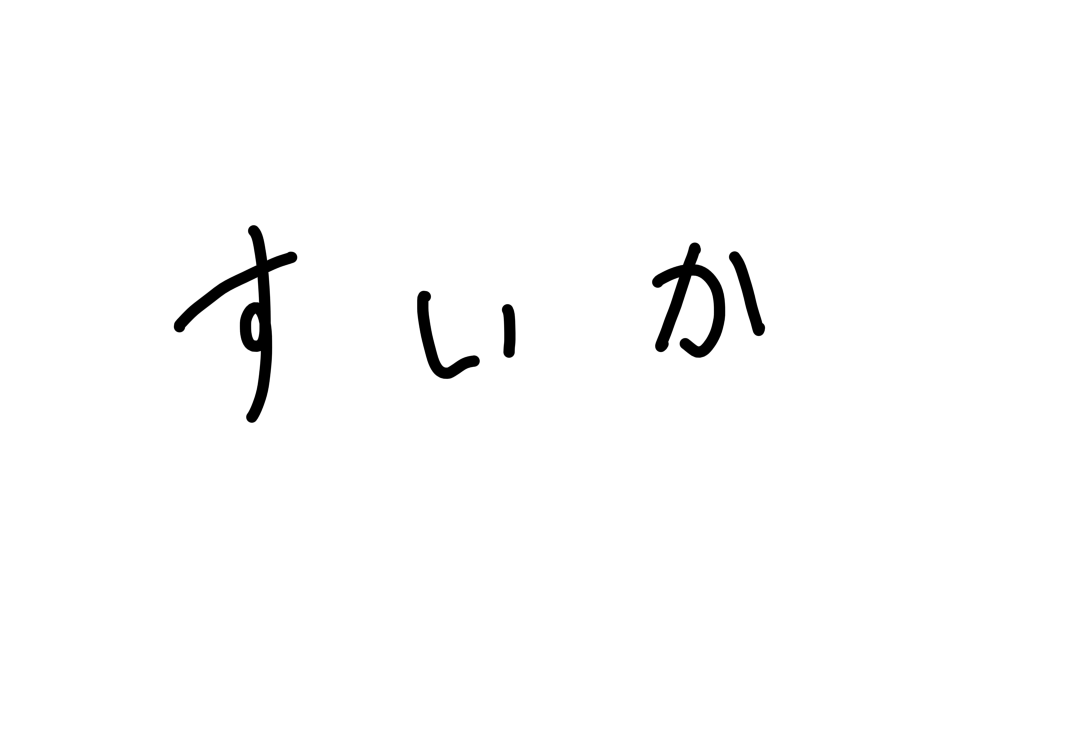
#> input picture pictures/watermelon.png, 2160 x 1490 px, found by its file name (shown at 1/2 size)
$ jupyter execute --allow-errors Japanese_handwritten_text_detection_horizontal_vertical.ipynb
#> lines starting #> are read from the running program, lines starting #| are printed output that depends on the picture; after the words box and inside, x2 and y2 are one past the last pixel; in counts of white or black regions, pixels touching at a corner belong together
<a href="https://colab.research.google.com/github/beatlesatani/OCR_project/blob/main/Japanese_handwritten_text_detection_horizontal_vertical.ipynb" target="_parent"></a>

[cell 1]
#### 1.import ####

import os
import cv2
import numpy as np
from imutils import contours
import matplotlib.pyplot as plt
import glob
from natsort import natsorted
from google.colab import drive
drive.mount('/content/gdrive')

#### ２．set up pictures ####
input_file = "/content/gdrive/MyDrive/pictures/watermelon.png"


# 膨張処理の設定
#【横書き】大まかな文字領域の検出（ブロック検出）のための膨張処理（カーネルサイズ・膨張処理回数）の設定
block_kernel_hight = 5  # カーネルの縦の高さ
block_kernel_width = 5  # カーネルの横の幅
block_iterations = 4    # 膨張処理回数

# 輪郭のカット設定
# ブロック検出：文字領域検出した輪郭の「横幅」が、以下の範囲なら輪郭を残す
block_horizontal_height_minimum = 5  # 最小値（ピクセル）
block_horizontal_height_max = 1000   # 最大値（ピクセル）

# ブロック検出：文字領域検出した輪郭の「縦の高さ」が、以下の範囲なら輪郭を残す
block_vertical_height_minimum = 5  # 最小値（ピクセル）
block_vertical_height_max = 1000   # 最大値（ピクセル）


####  ４．大まかな文字領域の検出（ブロック検出） ####
# 画像から、ブロック検出をおこないます
# 「block_ROI_img〜.png」（ブロック検出画像）を作成します
# 「block_text-detection.png」（ブロック検出の結果を、元の画像に描画した画像）を作成します


# Process for detecting and extracting character regions from images
def block_contours (OCR_input_file):
  img = cv2.imread(OCR_input_file)
#> img is the input picture: shape (1490, 2160, 3); min 0, max 255, mean 251.7
  width = 450
  height = 350
  img = cv2.resize(img, (width, height))
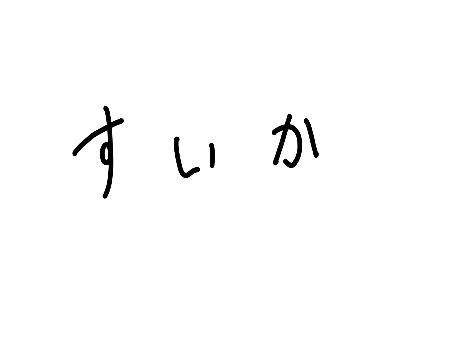
#> img: shape (350, 450, 3); min 0, max 255, mean 251.7

  # convert image to monochrome gray picture
  img_gray = cv2.cvtColor(img, cv2.COLOR_BGR2GRAY)

  # convert to monochrome image
  retval, img_binary = cv2.threshold(img_gray, 0, 255, cv2.THRESH_BINARY_INV + cv2.THRESH_OTSU)
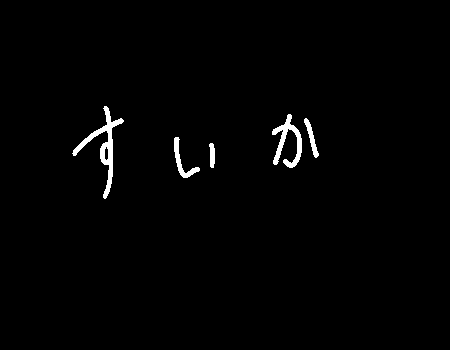
#> img_binary: shape (350, 450); 1.3% white; 5 white regions, box (x1, y1, x2, y2) and area: (72, 106, 124, 199) 851, (272, 114, 302, 168) 597, (174, 137, 200, 178) 278, (304, 118, 319, 158) 193, (209, 143, 215, 168) 117
#> retval = 130

  # 白部分の膨張処理（Dilation）：モルフォロジー変換 - 2値画像を対象
  kernel = np.ones((block_kernel_hight, block_kernel_width),np.uint8) # カーネル（構造的要素）：全要素の値が1の縦横が任意のピクセルのカーネル
  img_dilation = cv2.dilate(img_binary,kernel,iterations = block_iterations)
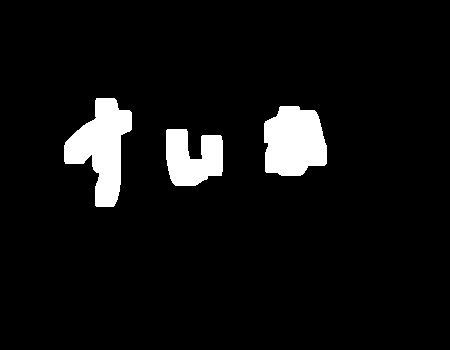
#> img_dilation: shape (350, 450); 6.4% white; 3 white regions, box (x1, y1, x2, y2) and area: (64, 98, 132, 207) 3973, (264, 106, 327, 176) 3608, (166, 129, 223, 186) 2431

  print('\n【Binarization】')

  # 膨張処理後の2値化画像の表示
  plt.imshow(cv2.cvtColor(img_dilation, cv2.COLOR_BGR2RGB))
  plt.show()


  # detect contour
  #cnts: coordinates of contour,  hierarchy: how to detect contour
  #cv2.RETR_EXTERNAL：return the most external contour.
  #cv2.CHAIN_APPROX_SIMPLE : do not contain all pointns on the contour to reduce data size.leaves only their end points.

  cnts, hierarchy = cv2.findContours(img_dilation, cv2.RETR_EXTERNAL, cv2.CHAIN_APPROX_SIMPLE)
#> cnts = 3 contours; box (x1, y1, x2, y2) and area: (64, 98, 132, 207) 3817, (264, 106, 327, 176) 3494, (166, 129, 223, 186) 2307
  cnts, hierarchy = contours.sort_contours(cnts, method='left-to-right')


  # first setting of ROI
  block_ROI_index = 0

  # convert contour coordinates to the list
  result = []
  for contour in cnts:
    x, y, w, h = cv2.boundingRect(contour)
    # remove too large area / too small area
    if not block_vertical_height_minimum < w < block_vertical_height_max:
      continue
    if not block_horizontal_height_minimum < h < block_horizontal_height_max:
      continue

    x_fix = x-15
    y_fix = y-18
    w_fix = w+40
    h_fix = h+40

    # extract  (capture rectangle and each image is in the rectangle)
    block_ROI = img[y_fix:y_fix+h_fix, x_fix:x_fix+w_fix]
    cv2.imwrite('block_ROI_img{}.png'.format(block_ROI_index), block_ROI)
    block_ROI_index += 1

    #result.append([x, y, w, h])
    result.append([x_fix,y_fix,w_fix,h_fix])
#> this loop made 3 passes
#> (x, y, w, h, x_fix, y_fix, w_fix, h_fix) on passes 1 to 3: (64, 98, 68, 109, 49, 80, 108, 149), (166, 129, 57, 57, 151, 111, 97, 97), (264, 106, 63, 70, 249, 88, 103, 110)
#> pass 1, in block_contours, `block_ROI = img[y_fix:y_fix+h_fix, x_fix:x_fix+w_fix]`:
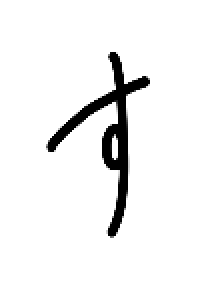
#> block_ROI: shape (149, 108, 3) (shown 2 times larger); min 0, max 255, mean 241.4
#> pass 2, in block_contours, `block_ROI = img[y_fix:y_fix+h_fix, x_fix:x_fix+w_fix]`:
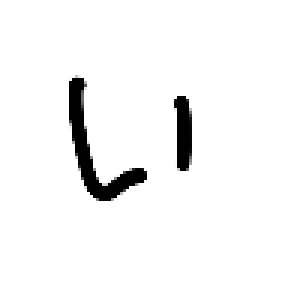
#> block_ROI: shape (97, 97, 3) (shown 3 times larger); min 0, max 255, mean 244.3
#> pass 3, in block_contours, `block_ROI = img[y_fix:y_fix+h_fix, x_fix:x_fix+w_fix]`:
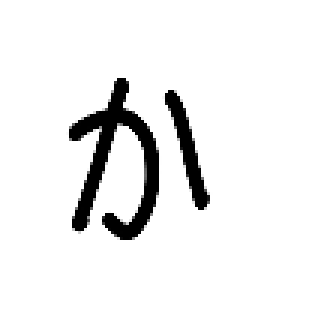
#> block_ROI: shape (110, 103, 3) (shown 3 times larger); min 0, max 255, mean 237.3
#> after the loop, block_ROI_index = 3; result = [[49, 80, 108, 149], [151, 111, 97, 97], [249, 88, 103, 110]]


  # 画面に矩形の輪郭を描画 （描画機能）
  for x, y, w, h in result:
      cv2.rectangle(img, (x, y), (x+w, y+h), (100, 255, 100), 3)
#> this loop made 3 passes
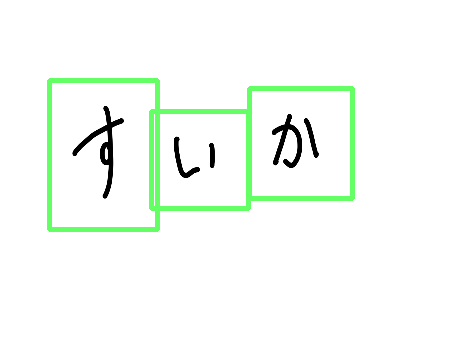
#> img: shape (350, 450, 3); 3.93% of pixels changed, all inside (x1, y1, x2, y2) = (47, 78, 355, 232)


  # 解説用のコメント（文字領域の輪郭検出・抽出）
  print('\n【Text detection・Contours】')

  # 文字領域の輪郭検出・抽出結果の表示
  plt.imshow(cv2.cvtColor(img, cv2.COLOR_BGR2RGB))
  plt.savefig('block_text-detection.png', dpi=300)
  plt.show()


## 大まかな文字領域の検出（ブロック検出）の関数（block_contours）の実行
block_contours (input_file)

# New Section

[cell 2]
import tensorflow as tf
from tensorflow.keras.models import load_model

# Specify the path to the SavedModel directory
saved_model_path = "/content/gdrive/MyDrive/hiragana_recognition_cnn.tf"

# Load the model
#> (the rest of this cell did not finish here and is left out)

[cell 3]
#### ８．画像判定のためのプログラム ####
folder = ['あ','い','う','え','お',
              'か','き','く','け','こ',
              'さ','し','す','せ','そ',
              'た','ち','つ','て','と',
              'な','に','ぬ','ね','の',
              'は','ひ','ふ','へ','ほ',
              'ま','み','む','め','も',
              'や','ゆ','よ',
              'ら','り','る','れ','ろ',
              'わ','ん','を']


import cv2
import matplotlib.pyplot as plt

def invert_monochrome_colors(image):
    if image is not None:
        inverted_image = 255 - image
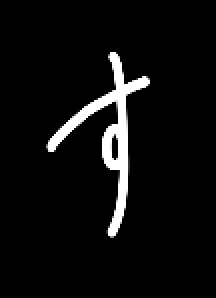
#> inverted_image: shape (149, 108, 3) (shown 2 times larger); min 0, max 255, mean 13.6
        return inverted_image
    else:
        print("Failed to load the image.")
        return None

# List to store the processed images
result = []

file_list = glob.glob("block_ROI_img*.png")
image_files = sorted(file_list)

# Loop through the image files
#> (the rest of this cell did not finish here and is left out)

[cell 4]
for item in result:
    index, image = item
    shape = image.shape
    #print(f"Index {index}: Shape {shape}, Dimensions: {image.ndim}")
result

#> (a cell that did not finish here is left out)

[cell 6]
im_size = 32
im_color = 1
in_shape = (im_size, im_size, im_color)

new_image = []
for d in result:
  (num, img) = d
  img = img.astype('float').reshape(im_size, im_size, im_color) / 255
  new_image.append(img)
#> after the loop, new_image = []
new_image = np.array(new_image)
#> new_image = empty array

[cell 7]
new_image.shape
#> Out = (0,)

#> (a cell that did not finish here is left out)

[cell 9]
import pandas as pd
#> (the rest of this cell did not finish here and is left out)

#> (a cell that did not finish here is left out)

[cell 11]
#毎回写真を消す
file_list = glob.glob("block_ROI_img*png")
for file in file_list:
  os.remove(file)

$ run again, with pictures/calculate.png copied over pictures/watermelon.png
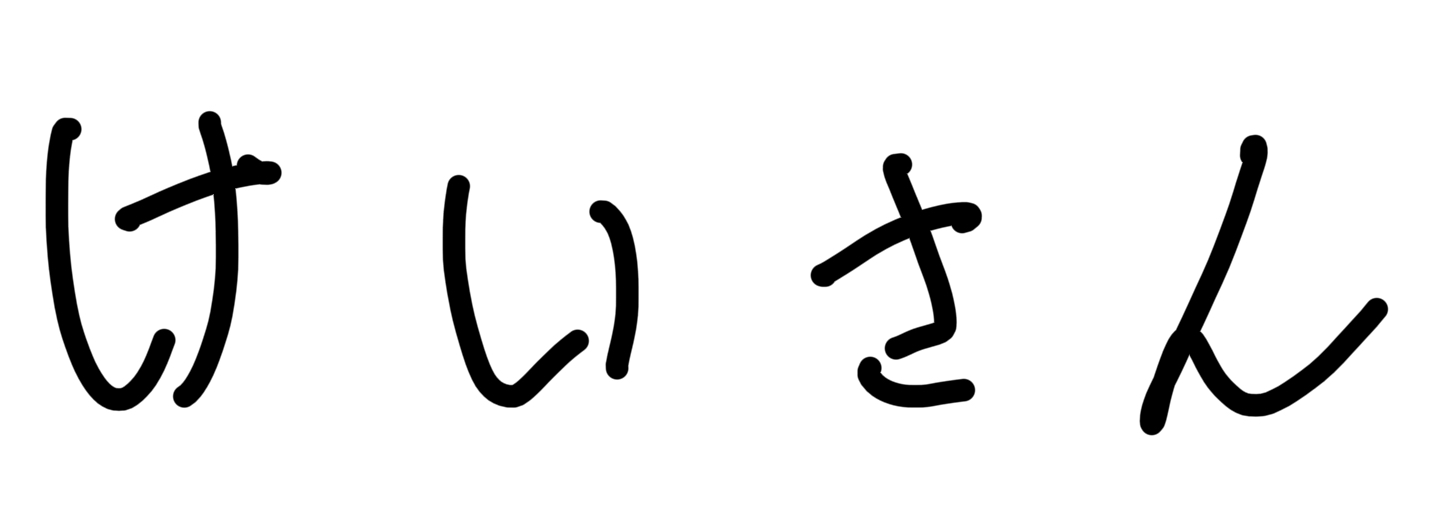
#> input picture pictures/calculate.png, 1439 x 517 px, found by its file name
#> in block_contours, img is the input picture: shape (517, 1439, 3); min 0, max 255, mean 235.7
#> in block_contours, `retval, img_binary = cv2.threshold(img_gray, 0, 255, cv2.THRESH_BINARY..`:
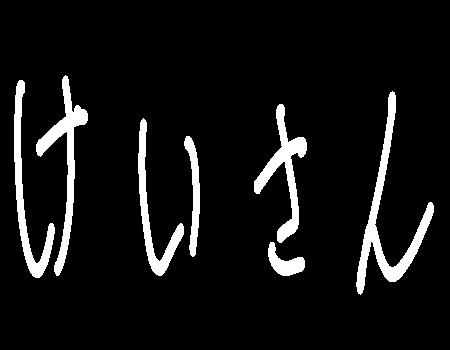
#> img_binary: shape (350, 450); 7.6% white; 7 white regions, largest, box (x1, y1, x2, y2) and area: (356, 91, 434, 295) 2802, (36, 75, 88, 276) 2200, (254, 104, 307, 243) 1975
#> retval = 130
#> img_dilation: shape (350, 450); 24.7% white; 4 white regions, box (x1, y1, x2, y2) and area: (6, 67, 96, 286) 12951, (348, 83, 442, 303) 9275, (130, 110, 208, 284) 8684, (246, 96, 315, 284) 7971
#> cnts = 4 contours; box (x1, y1, x2, y2) and area: (6, 67, 96, 286) 14100, (348, 83, 442, 303) 8951, (130, 110, 208, 284) 8359, (246, 96, 315, 284) 7704
#> the loop in block_contours, `for contour in cnts:` made 4 passes
#> (x, y, w, h, x_fix, y_fix, w_fix, h_fix) on passes 1 to 4: (6, 67, 90, 219, -9, 49, 130, 259), (130, 110, 78, 174, 115, 92, 118, 214), (246, 96, 69, 188, 231, 78, 109, 228), (348, 83, 94, 220, 333, 65, 134, 260)
#> after the loop in block_contours, `for contour in cnts:`: block_ROI_index = 4; result = [[-9, 49, 130, 259], [115, 92, 118, 214], [231, 78, 109, 228], [333, 65, 134, 260]]
#> the loop in block_contours, `for x, y, w, h in result:` made 4 passes
#> after the loop in block_contours, `for x, y, w, h in result:`:
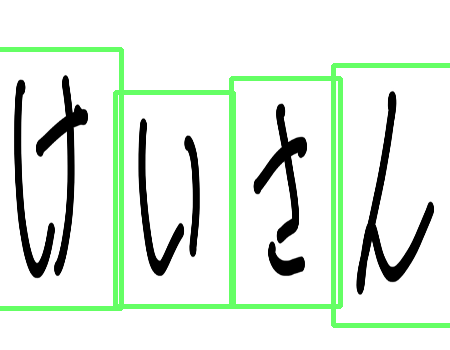
#> img: shape (350, 450, 3); mean B, G, R 225, 235.7, 225
#> after the loop `for d in result:`: new_image = []
#> `new_image = np.array(new_image)`: new_image = empty array
